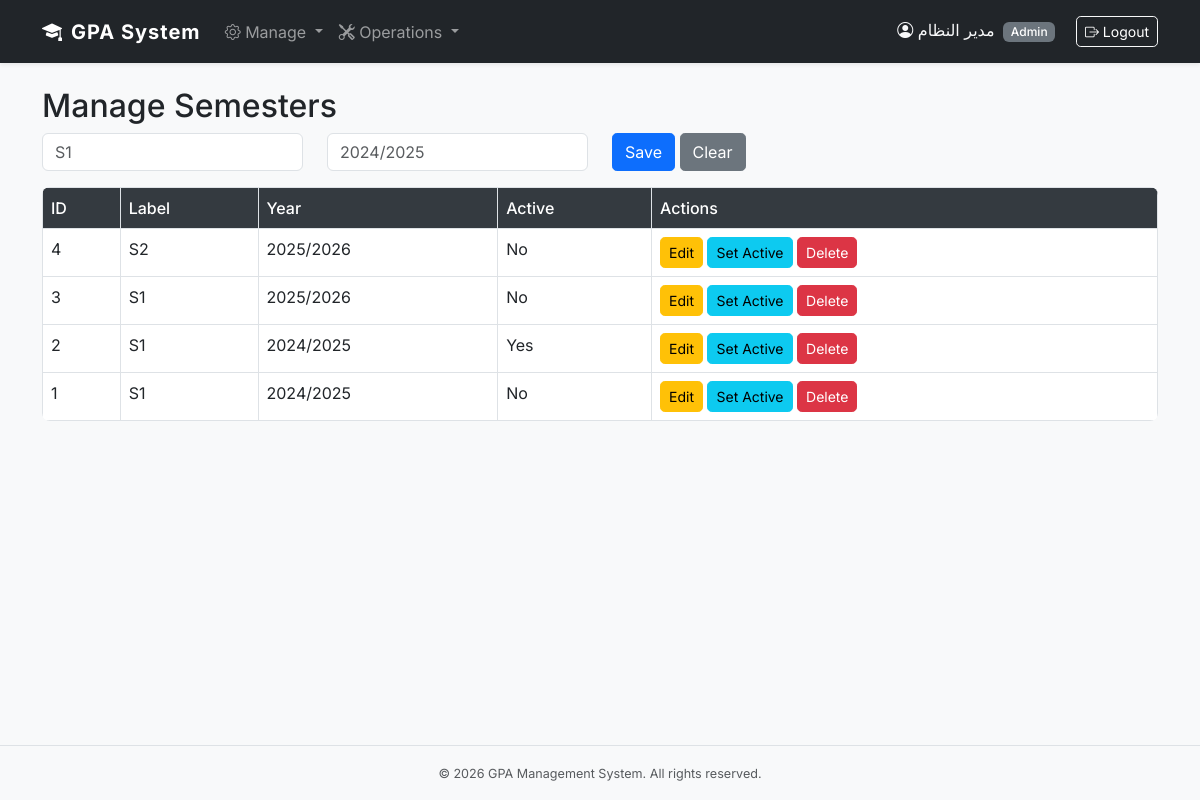
Screenshot of /gpa_system/index.php?page=admin.semesters (signed in) with the database file from the repository.
### tables this page shows
CREATE TABLE `semesters` (
  `id` int(11) NOT NULL,
  `label` varchar(20) NOT NULL,
  `academic_year` varchar(20) NOT NULL,
  `is_active` tinyint(1) DEFAULT 0,
  `created_at` timestamp NOT NULL DEFAULT current_timestamp()
);

### gpa_system/models/Semester.php (called while the page is built, shortened)
<?php
class Semester {
    public static function all() {
        $db = getDB();
        return $db->query("SELECT * FROM semesters ORDER BY academic_year DESC, id DESC")->fetchAll();
    }
}

### gpa_system/views/admin/semesters.php (the view, shortened to what this page needs)
<?php include __DIR__ . '/../layouts/header.php'; ?>
<h2>Manage Semesters</h2>
<form method="post" action="index.php?page=admin.saveSemester" class="mb-3">
    <div class="row">
        <div class="col-md-3">
            <input type="text" name="label" class="form-control" placeholder="S1" required>
        </div>
        <div class="col-md-3">
            <input type="text" name="academic_year" class="form-control" placeholder="2024/2025" required>
        </div>
        <div class="col-md-3">
            <button class="btn btn-primary">Save</button>
            <button type="button" class="btn btn-secondary" onclick="clearForm()">Clear</button>
        </div>
    </div>
</form>
<table class="table table-bordered">
    <thead><tr><th>ID</th><th>Label</th><th>Year</th><th>Active</th><th>Actions</th></tr></thead>
    <tbody>
    <?php foreach ($semesters as $sem): ?>
    <tr>
        <td><?= $sem['id'] ?></td>
        <td><?= $sem['label'] ?></td>
        <td><?= $sem['academic_year'] ?></td>
        <td><?= $sem['is_active'] ? 'Yes' : 'No' ?></td>
        <td>
            <a href="#" onclick="editSemester(<?= $sem['id'] ?>, '<?= $sem['label'] ?>', '<?= $sem['academic_year'] ?>')" class="btn btn-sm btn-warning">Edit</a>
            <form method="post" action="index.php?page=admin.toggleSemester" style="display:inline">
                <button class="btn btn-sm btn-info">Set Active</button>
            </form>
            <form method="post" action="index.php?page=admin.deleteSemester" style="display:inline">
                <button class="btn btn-sm btn-danger" onclick="return confirm('Delete?')">Delete</button>
            </form>
        </td>
    </tr>
    <?php endforeach; ?>
    </tbody>
</table>
<?php include __DIR__ . '/../layouts/footer.php'; ?>

### gpa_system/assets/css/style.css (style rules this page uses)
body { font-family: 'Inter', -apple-system, BlinkMacSystemFont, sans-serif; background-color: #f8f9fa; }
.table { background-color: #fff; border-radius: 0.5rem; overflow: hidden; }
.table thead th { background-color: #343a40; color: #fff; font-weight: 500; }
.btn { border-radius: 0.3rem; }

### rows the page displays
semesters: id "4", label "S2", academic_year "2025/2026", is_active "No"
semesters: id "3", label "S1", academic_year "2025/2026", is_active "No"
semesters: id "2", label "S1", academic_year "2024/2025", is_active "Yes"
semesters: id "1", label "S1", academic_year "2024/2025", is_active "No"

### other values shown
$userName "مدير النظام"
$currentRole "Admin"
